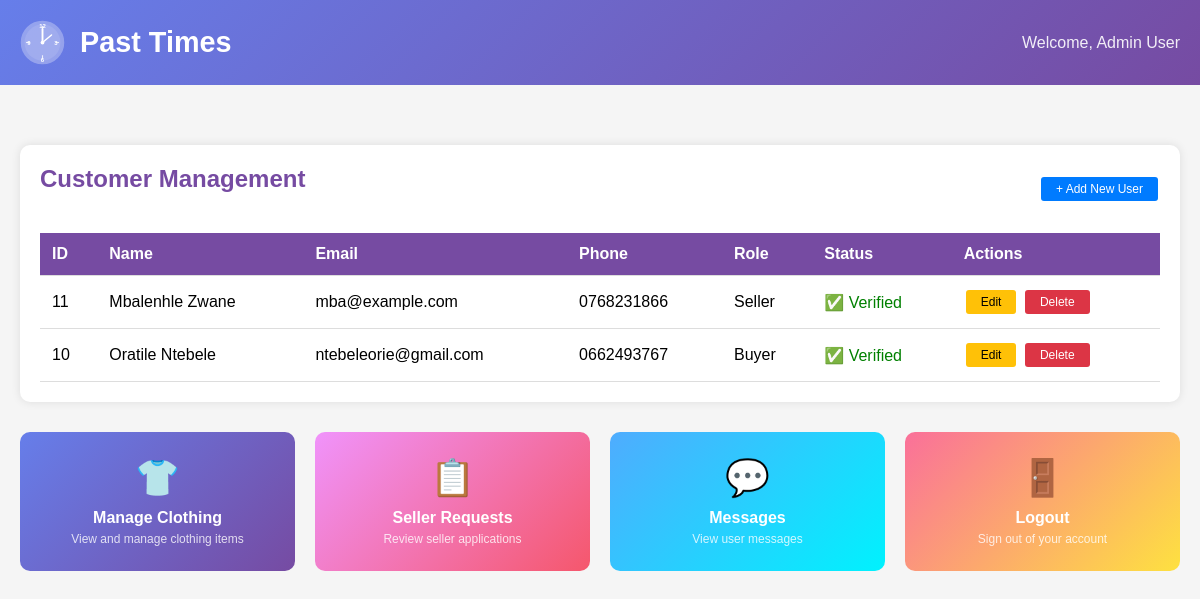
The page /admin_dashboard.php (signed in) on the database its author committed.
### tables this page shows
CREATE TABLE IF NOT EXISTS `user` (
  `user_id` int(11) NOT NULL AUTO_INCREMENT,
  `name` varchar(100) NOT NULL,
  `email` varchar(100) NOT NULL,
  `password` varchar(255) NOT NULL,
  `role` varchar(10) DEFAULT 'buyer',
  `phone` varchar(20) DEFAULT NULL,
  `verified` int(11) DEFAULT 0,
  `is_seller` tinyint(4) DEFAULT 0,
  PRIMARY KEY (`user_id`),
  UNIQUE KEY `email` (`email`)
);

### admin_dashboard.php (the view, shortened to what this page needs)
<?php
include 'DBConn.php';
$users = mysqli_query($conn, "SELECT * FROM user ORDER BY user_id DESC");
?>
<!DOCTYPE html>
<html lang="en">
<head>
</head>
<body>
    <div class="header">
        <div class="header-left">
            <div class="header-logo-icon">
                <svg width="45" height="45" viewBox="0 0 60 60" xmlns="http://www.w3.org/2000/svg">
                    <text x="30" y="10" text-anchor="middle" font-size="8" fill="white" font-weight="bold">12</text>
                    <text x="48" y="33" text-anchor="middle" font-size="8" fill="white" font-weight="bold">3</text>
                    <text x="30" y="56" text-anchor="middle" font-size="8" fill="white" font-weight="bold">6</text>
                    <text x="12" y="33" text-anchor="middle" font-size="8" fill="white" font-weight="bold">9</text>
                </svg>
            </div>
            <h1>Past Times</h1>
        </div>
        <div>
            <span class="welcome-text">Welcome, <?php echo $_SESSION['admin_name']; ?></span>
        </div>
    </div>
    <div class="container">
        <div class="card">
            <div style="display: flex; justify-content: space-between; align-items: center; margin-bottom: 20px;">
                <h2>Customer Management</h2>
                <a href="#addUserModal" class="btn btn-add">+ Add New User</a>
            </div>
            <?php if (mysqli_num_rows($users) > 0): ?>
            <table>
                <thead>
                    <tr><th>ID</th><th>Name</th><th>Email</th><th>Phone</th><th>Role</th><th>Status</th><th>Actions</th></tr>
                </thead>
                <tbody>
                    <?php while($user = mysqli_fetch_assoc($users)): ?>
                    <tr>
                        <td><?php echo $user['user_id']; ?></td>
                        <td><?php echo htmlspecialchars($user['name']); ?></td>
                        <td><?php echo htmlspecialchars($user['email']); ?></td>
                        <td><?php echo htmlspecialchars($user['phone']); ?></td>
                        <td><?php echo ucfirst($user['role']); ?></td>
                        <td>
                            <?php if ($user['verified'] == 1): ?>
                                <span style="color: green;">✅ Verified</span>
                            <?php else: ?>
                                <span style="color: orange;">⏳ Pending</span>
                            <?php endif; ?>
                        </td>
                        <td>
                            <a href="#editModal<?php echo $user['user_id']; ?>" class="btn btn-edit">Edit</a>
                            <a href="?delete_user&id=<?php echo $user['user_id']; ?>" class="btn btn-delete" onclick="return confirm('Delete this user?')">Delete</a>
                        </td>
                    </tr>
                    <?php endwhile; ?>
                </tbody>
            </table>
            <?php else: ?>
                <p>No users found in database.</p>
            <?php endif; ?>
        </div>
        <div class="nav-tiles">
            <a href="admin_clothing.php" class="nav-tile clothing">
                <div class="icon">👕</div>
                <div class="label">Manage Clothing</div>
                <div class="description">View and manage clothing items</div>
            </a>
            <a href="admin_requests.php" class="nav-tile requests">
                <div class="icon">📋</div>
                <div class="label">Seller Requests</div>
                <div class="description">Review seller applications</div>
            </a>
            <a href="admin_messages.php" class="nav-tile messages">
                <div class="icon">💬</div>
                <div class="label">Messages</div>
                <div class="description">View user messages</div>
            </a>
            <a href="logout.php" class="nav-tile logout">
                <div class="icon">🚪</div>
                <div class="label">Logout</div>
                <div class="description">Sign out of your account</div>
            </a>
        </div>
    </div>
</body>
</html>

### admin_dashboard.php (style rules this page uses)
* { margin: 0; padding: 0; box-sizing: border-box; }
body { font-family: Arial, sans-serif; background: #f5f5f5; }
.header { background: linear-gradient(135deg, #667eea 0%, #764ba2 100%); color: white; padding: 20px; display: flex; justify-content: space-between; align-items: center; }
.header-left { display: flex; align-items: center; gap: 15px; }
.header-logo-icon { width: 45px; height: 45px; display: flex; align-items: center; justify-content: center; }
.header-logo-icon svg { width: 100%; height: auto; }
.header h1 { font-size: 1.8em; display: flex; align-items: center; gap: 10px; }
.welcome-text { opacity: 0.9; }
.container { max-width: 1200px; margin: 40px auto; padding: 20px; }
.card { background: white; padding: 20px; border-radius: 10px; box-shadow: 0 0 10px rgba(0,0,0,0.1); margin-bottom: 30px; }
h2 { color: #764ba2; margin-bottom: 20px; }
table { width: 100%; border-collapse: collapse; }
th, td { padding: 12px; text-align: left; border-bottom: 1px solid #ddd; }
th { background: #764ba2; color: white; }
.btn { padding: 5px 15px; border: none; border-radius: 3px; cursor: pointer; text-decoration: none; display: inline-block; margin: 2px; font-size: 12px; transition: all 0.3s; }
.btn-delete { background: #dc3545; color: white; }
.btn-edit { background: #ffc107; color: black; }
.btn-add { background: #007bff; color: white; }
.nav-tiles { display: grid; grid-template-columns: repeat(auto-fit, minmax(200px, 1fr)); gap: 20px; margin-top: 30px; }
.nav-tile { background: linear-gradient(135deg, #764ba2, #5a3d8a); color: white; padding: 25px 20px; border-radius: 10px; text-align: center; text-decoration: none; transition: transform 0.3s, box-shadow 0.3s; display: flex; flex-direction: column; align-items: center; justify-content: center; min-height: 120px; }
.nav-tile .icon { font-size: 36px; margin-bottom: 10px; }
.nav-tile .label { font-size: 16px; font-weight: bold; }
.nav-tile .description { font-size: 12px; opacity: 0.8; margin-top: 5px; }
.nav-tile.clothing { background: linear-gradient(135deg, #667eea, #764ba2); }
.nav-tile.requests { background: linear-gradient(135deg, #f093fb, #f5576c); }
.nav-tile.messages { background: linear-gradient(135deg, #4facfe, #00f2fe); }
.nav-tile.logout { background: linear-gradient(135deg, #fa709a, #fee140); }

### rows shown on the page
user: user_id "11", name "Mbalenhle Zwane", email "mba@example.com", phone "0768231866", role "Seller", verified "✅ Verified"
user: user_id "10", name "Oratile Ntebele", email "ntebeleorie@gmail.com", phone "0662493767", role "Buyer", verified "✅ Verified"

### other values the page prints
$_SESSION['admin_name'] "Admin User"
